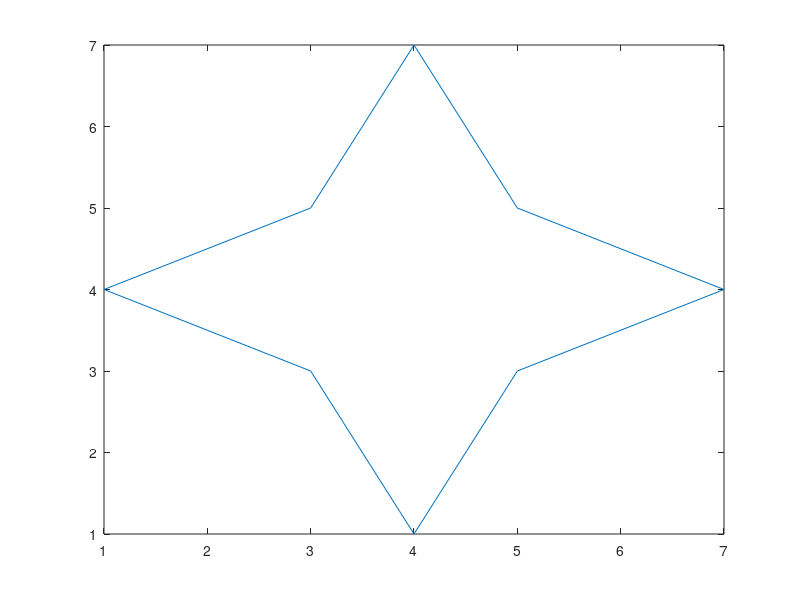

Write the MATLAB code that produced this figure.
H=[1 3 4 5 7 5 4 3 1; 4 5 7 5 4 3 1 3 4];
x=H(1,:);
y=H(2,:);
plot(x,y);










#M = [1 2 3 4 5 4 3 2 1; 3 5 5 5 3 0 0 0 3];
#x=M(1,:);
#y=M(2,:);
#plot(x,y);